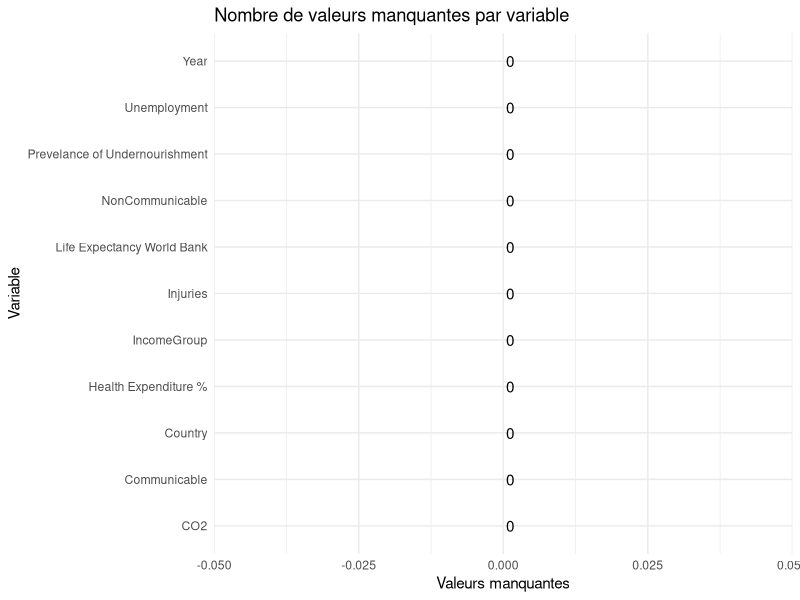
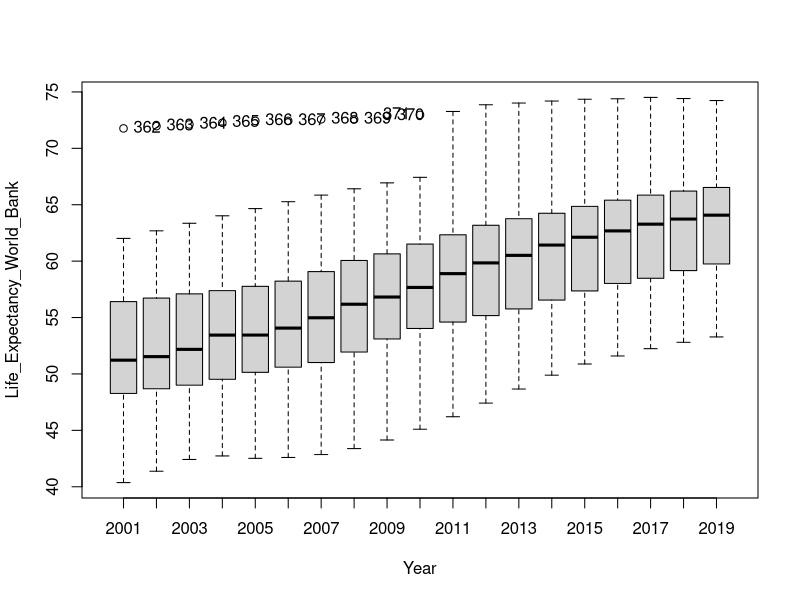
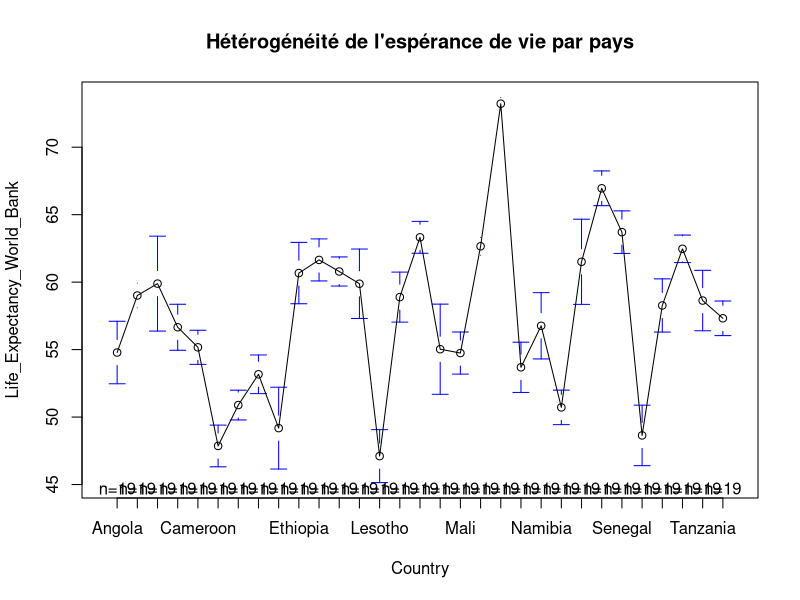
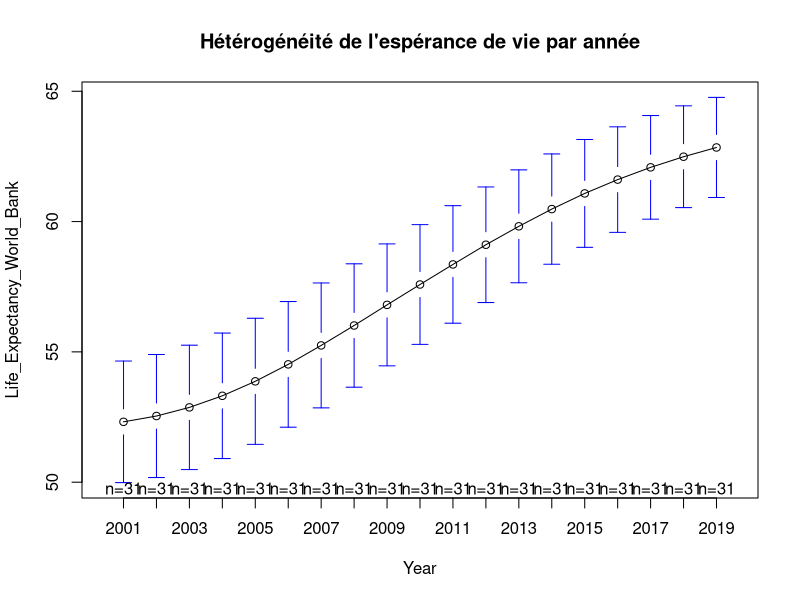
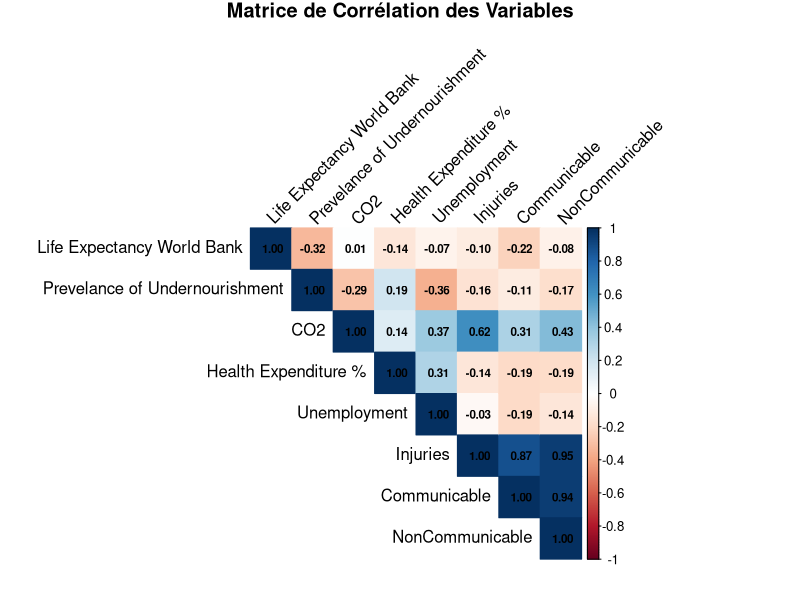
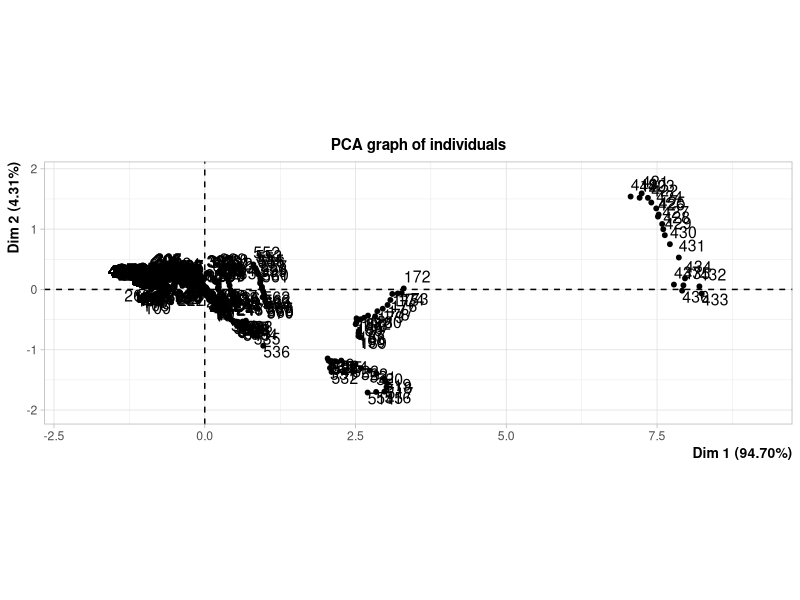
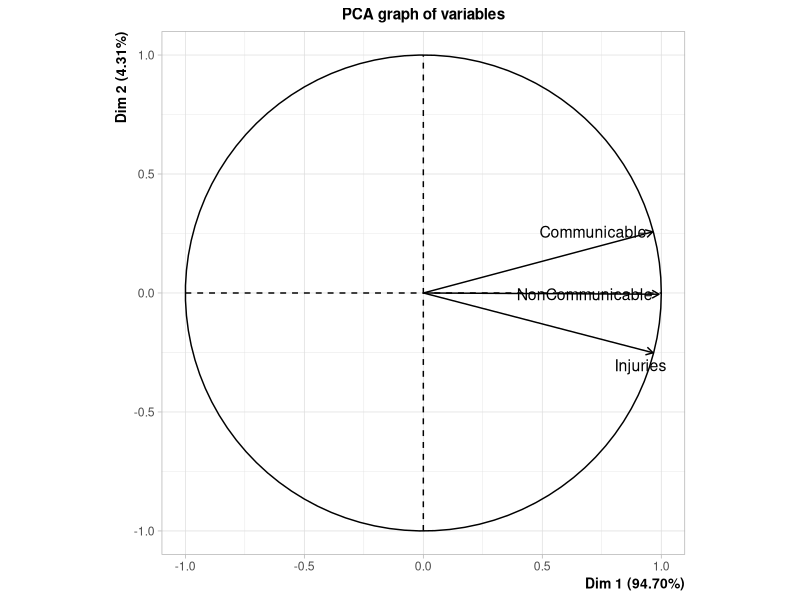
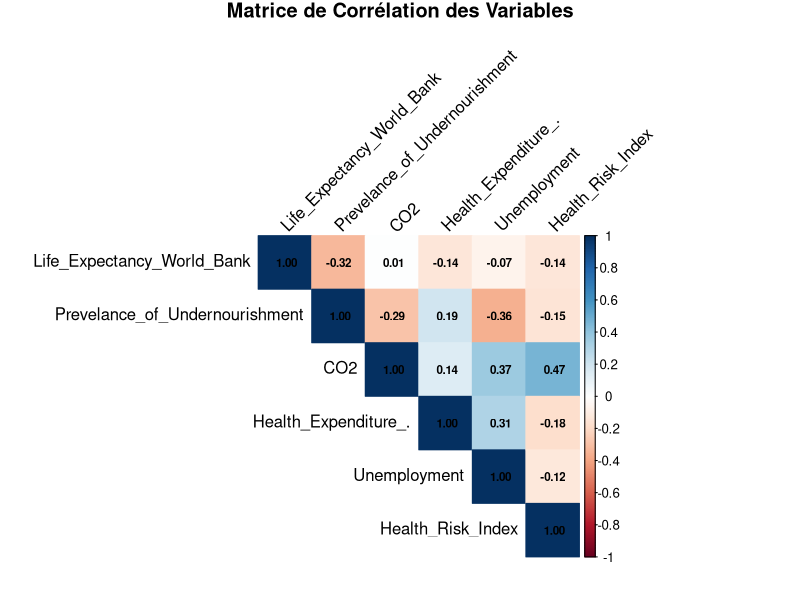

The R source for these figures, in order:
## ---- chunk 1
knitr::opts_chunk$set(echo = TRUE)
## ---- chunk 2
library(readr)
library(car) 
data <- read_csv("data.csv", show_col_types = FALSE)
## ---- chunk 3
library(ggplot2)

# Calculer le nombre de valeurs manquantes par colonne
missing_data <- data.frame(
  variable = names(data),
  missing_count = colSums(is.na(data))
)

# Barplot avec annotations des valeurs manquantes
ggplot(missing_data, aes(x = reorder(variable, -missing_count), y = missing_count)) +
  geom_bar(stat = "identity", fill = "skyblue") +
  geom_text(aes(label = missing_count), hjust = -0.3, color = "black") +  # Ajouter le texte
  labs(title = "Nombre de valeurs manquantes par variable", x = "Variable", y = "Valeurs manquantes") +
  theme_minimal() +
  coord_flip()  # Inverser les axes
## ---- chunk 4
dim(data)
## ---- chunk 5
# Nombre de pays (N)
library(dplyr)
N <- data %>%
  distinct(`Country`) %>%
  nrow()

# Nombre d'années (T)
T <- data %>%
  distinct(Year) %>%
  nrow()

# Affichage des résultats
cat("Nombre de pays (N) :", N, "\n")
cat("Nombre d'années (T) :", T, "\n")
cat("Taille totale du panel (N x T) :", N * T, "\n")

## ---- chunk 6
summary(data)
## ---- chunk 7
library(dplyr)

panel_data <- data %>%
  mutate(
    `Country` = as.factor(Country),  # Convertir en facteur (correct)
    IncomeGroup = as.factor(IncomeGroup),       
    Year = as.numeric(Year)                     
  )

## ---- chunk 8
library(plm)
colnames(panel_data) <- gsub(" ", "_", colnames(panel_data))
panel_data <- pdata.frame(panel_data, index = c("Country", "Year"))

## ---- chunk 9
scatterplot(Life_Expectancy_World_Bank ~ Year | Country, boxplots=FALSE, smooth=TRUE, reg.line=FALSE, data=panel_data)

## ---- chunk 10
library(gplots)
plotmeans(Life_Expectancy_World_Bank ~ Country, main="Hétérogénéité de l'espérance de vie par pays", data=panel_data)

## ---- chunk 11
plotmeans(Life_Expectancy_World_Bank ~ Year, main="Hétérogénéité de l'espérance de vie par année", data=panel_data)
## ---- chunk 12
var_numerique = data %>% 
  select(
    "Life Expectancy World Bank",
    "Prevelance of Undernourishment",
    CO2,
    "Health Expenditure %",
    Unemployment,
    Injuries,
    Communicable,
    NonCommunicable
  )
## ---- chunk 13
cor_matrix <- cor(var_numerique, use = "complete.obs")

## ---- chunk 14
print(cor_matrix)

## ---- chunk 15
library(corrplot)
corrplot(cor_matrix, method = "color", type = "upper",
         tl.col = "black", tl.srt = 45,
         addCoef.col = "black", # Ajoute les coefficients
         number.cex = 0.7,
         title = "Matrice de Corrélation des Variables",
         mar = c(0,0,1,0))
## ---- chunk 16
library(car)
vif(lm(Life_Expectancy_World_Bank ~ Injuries + Communicable + NonCommunicable + 
         Prevelance_of_Undernourishment + CO2 + Health_Expenditure_. + Unemployment, 
       data = panel_data))

## ---- chunk 17
library(FactoMineR)
pca_result <- PCA(panel_data[, c("Injuries", "Communicable", "NonCommunicable")], scale.unit = TRUE)
pca_result
## ---- chunk 18
pca_scores <- pca_result$ind$coord[,1]  # Première composante principale
panel_data$Health_Risk_Index <- pca_scores  # Nouvelle variable
## ---- chunk 19
library(car)
vif(lm(Life_Expectancy_World_Bank ~ Prevelance_of_Undernourishment + CO2 + Health_Expenditure_. + Unemployment+ Health_Risk_Index, 
       data = panel_data))
## ---- chunk 20
numerique = panel_data %>% 
  select(
    Life_Expectancy_World_Bank,
    Prevelance_of_Undernourishment,
    CO2,
    Health_Expenditure_.,
    Unemployment,
    Health_Risk_Index
  )
## ---- chunk 21
matrix_correlation <- cor(numerique, use = "complete.obs")

## ---- chunk 22
library(corrplot)
corrplot(matrix_correlation, method = "color", type = "upper",
         tl.col = "black", tl.srt = 45,
         addCoef.col = "black", # Ajoute les coefficients
         number.cex = 0.7,
         title = "Matrice de Corrélation des Variables",
         mar = c(0,0,1,0))
## ---- chunk 23
library(dplyr)
panel <- panel_data %>%
  select(-Injuries, -Communicable, -NonCommunicable)
## ---- chunk 24
    library(tseries)
    # Sélectionner uniquement les colonnes numériques (exclure les ID, noms, etc.)
    numerical_cols <- names(panel)[sapply(panel, is.numeric)]

    # Fonction pour tester la stationnarité avec ADF et KPSS
    test_stationnarite <- function(col) {
      adf_pvalue <- adf.test(panel[[col]], alternative = "stationary")$p.value

      adf_result <- ifelse(adf_pvalue < 0.05, "Stationnaire", "Non Stationnaire")

      return(data.frame(Variable = col, ADF = adf_result))
    }

    # Appliquer le test sur toutes les variables numériques
    resultats_stationnarite <- do.call(rbind, lapply(numerical_cols, test_stationnarite))

    # Afficher les résultats
    print(resultats_stationnarite)
## ---- chunk 25
pooled_model <- plm(Life_Expectancy_World_Bank ~ 
                      Prevelance_of_Undernourishment + 
                      CO2 + 
                      Health_Expenditure_. + 
                      Unemployment + 
                      Health_Risk_Index + 
                      IncomeGroup, 
                    data = panel, 
                    model = "pooling")
summary(pooled_model)
## ---- chunk 26
fixed.dum = lm(Life_Expectancy_World_Bank ~ 
                      Prevelance_of_Undernourishment + 
                      CO2 + 
                      Health_Expenditure_. + 
                      Unemployment + 
                      Health_Risk_Index + 
                      IncomeGroup + factor(Country), data = panel)
summary(fixed.dum)
## ---- chunk 27
fe_model <- plm(Life_Expectancy_World_Bank ~ 
                  Prevelance_of_Undernourishment + 
                  CO2 + 
                  Health_Expenditure_. + 
                  Unemployment + 
                  Health_Risk_Index + 
                  IncomeGroup,
                data = panel, 
                model = "within")  
summary(fe_model)

## ---- chunk 28
fixef(fe_model)

## ---- chunk 29
library(plm)
pFtest(fe_model, pooled_model)

## ---- chunk 30
re_model <- plm(Life_Expectancy_World_Bank ~ 
                  Prevelance_of_Undernourishment +
                  CO2 + 
                  Health_Expenditure_. + 
                  Unemployment + 
                  Health_Risk_Index + 
                  IncomeGroup,
                data = panel, 
                model = "random")  
summary(re_model)
## ---- chunk 31
hausman_test <- phtest(fe_model, re_model)
hausman_test
## ---- chunk 32
fe_model_time <- plm(Life_Expectancy_World_Bank ~ 
                           Prevelance_of_Undernourishment + 
                           CO2 + 
                           Health_Expenditure_. + 
                           Unemployment + 
                           Health_Risk_Index + 
                           IncomeGroup + factor(Year),
                         data = panel)  # Effets fixes temporels uniquement

summary(fe_model_time)

## ---- chunk 33
pFtest(fe_model_time,fe_model)

## ---- chunk 34
pcdtest(fe_model_time)

## ---- chunk 35
library(lmtest)
bptest(fe_model_time)
## ---- chunk 36
library(sandwich)
robust_se <- sqrt(diag(vcovHC(fe_model_time, type = "HC3", cluster = "group")))
summary(fe_model_time)

## ---- chunk 37
pwartest(fe_model_time)
